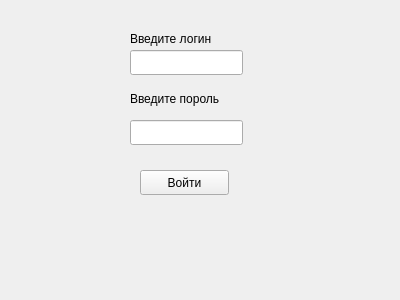
<?xml version="1.0" encoding="UTF-8"?>
<ui version="4.0">
 <class>run</class>
 <widget class="QWidget" name="run">
  <property name="geometry">
   <rect>
    <x>0</x>
    <y>0</y>
    <width>400</width>
    <height>300</height>
   </rect>
  </property>
  <property name="windowTitle">
   <string>Form</string>
  </property>
  <widget class="QPushButton" name="btn_signin">
   <property name="geometry">
    <rect>
     <x>140</x>
     <y>170</y>
     <width>89</width>
     <height>25</height>
    </rect>
   </property>
   <property name="text">
    <string>Войти</string>
   </property>
  </widget>
  <widget class="QLineEdit" name="ln_login">
   <property name="geometry">
    <rect>
     <x>130</x>
     <y>50</y>
     <width>113</width>
     <height>25</height>
    </rect>
   </property>
  </widget>
  <widget class="QLabel" name="label_2">
   <property name="geometry">
    <rect>
     <x>130</x>
     <y>90</y>
     <width>121</width>
     <height>17</height>
    </rect>
   </property>
   <property name="text">
    <string>Введите пороль</string>
   </property>
  </widget>
  <widget class="QLabel" name="label">
   <property name="geometry">
    <rect>
     <x>130</x>
     <y>30</y>
     <width>131</width>
     <height>17</height>
    </rect>
   </property>
   <property name="text">
    <string>Введите логин</string>
   </property>
  </widget>
  <widget class="QLineEdit" name="ln_pass">
   <property name="geometry">
    <rect>
     <x>130</x>
     <y>120</y>
     <width>113</width>
     <height>25</height>
    </rect>
   </property>
   <property name="echoMode">
    <enum>QLineEdit::Password</enum>
   </property>
  </widget>
 </widget>
 <resources/>
 <connections/>
</ui>
